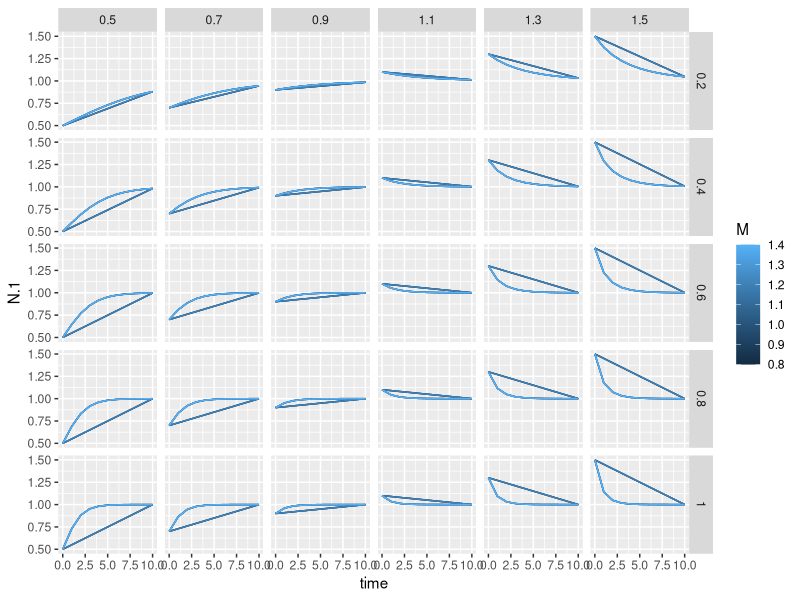

Here is the R script that generated this plot:
library(deSolve)
library(ggplot2)
library(purrr)

model <- function(t, y, p) {
  N <- y[[1]]
  M <- y[[2]]
  r <- p[[1]]
  K <- p[[2]]
  
  dN <- r * N * (1 - N / K)
  dM <- 0
  
  list(c(dN,dM))
  # list(c(dN))
}
times <- 0:10

simulate_inout <- function(...) {
  args <- list(...)
  
  # y0 <- args[c("N","M")]
  # y0 <- c(args[c("N")])
  # y0 <- vector(args[["N"]])
  y0 <- c("N" = args[["N"]], "M" = args[["M"]])
  print(y0)
  p <- args[c("r", "K")]
  
  output <- ode(y0, times, model, p)
  # print(args)
  data.frame(args, output)
}

scenarios <- expand.grid(
  N = seq(0.5, 1.5, 0.2),
  M = seq(0.8, 1.5, 0.2),
  K = 1,
  r = seq(0.2, 1, 0.2)
)

scenarios |> # or %>%
  purrr::pmap(simulate_inout) |>
  list_rbind() |> # or dplyr::bind_rows()
  ggplot(aes(time, N.1, color=M)) +
  geom_path() +
  facet_grid(r ~ N)


# TROP BIIIIIIIIIIIIIIIIIIIIIIIIIIIIIIIIEN 
test <- scenarios |> # or %>%
  purrr::pmap(simulate_inout) |>
  list_rbind() # or dplyr::bind_rows()
